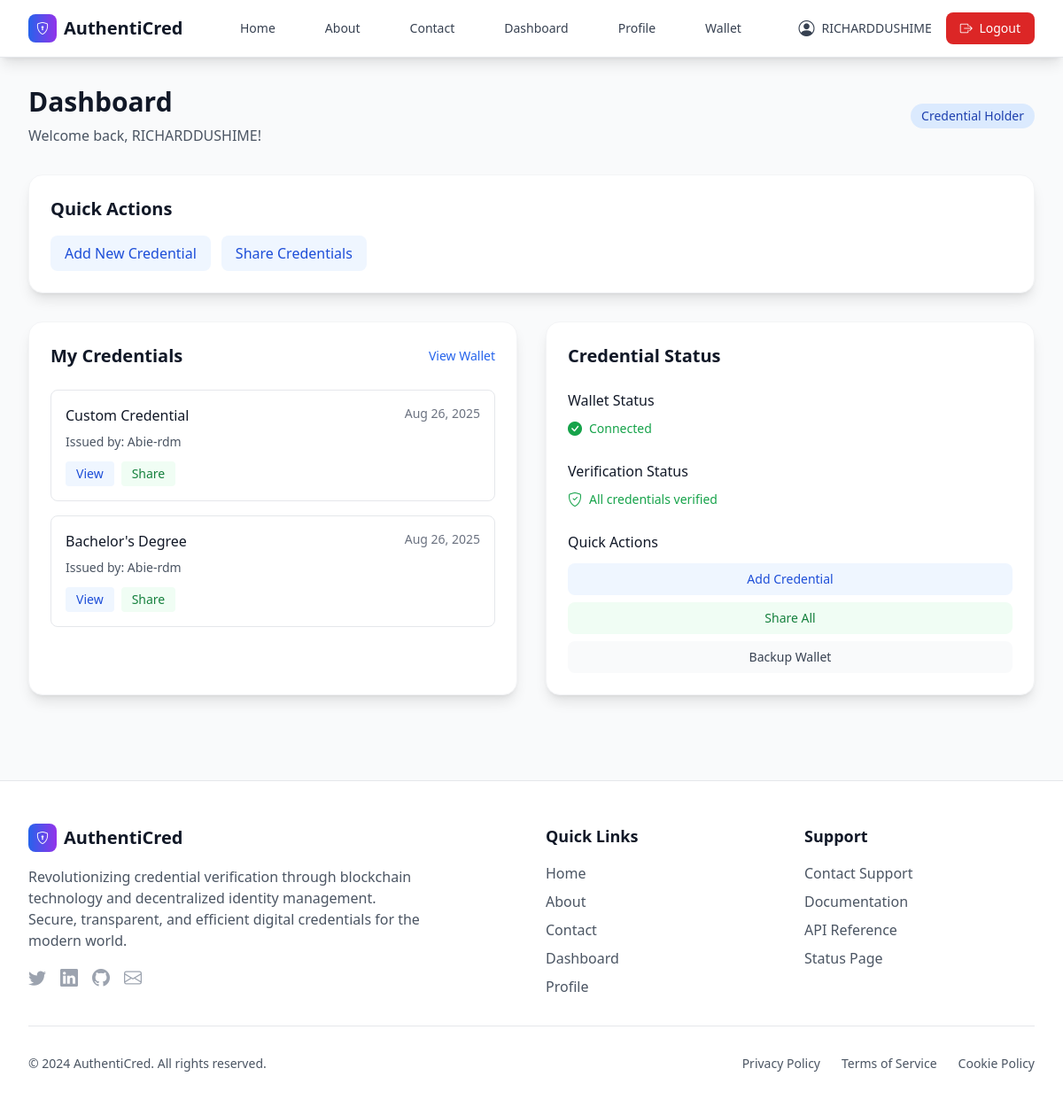
Screenshot of /dashboard/ (signed in) with the database file from the repository.
### users/models.py (models this page shows, shortened)
class User(AbstractUser):
    id = models.UUIDField(primary_key=True, default=uuid.uuid4, editable=False)
    user_type = models.CharField(max_length=20, choices=USER_TYPE_CHOICES)
    did = models.CharField(max_length=255, unique=True, null=True, blank=True)
    public_key = models.TextField(null=True, blank=True)
    created_at = models.DateTimeField(default=timezone.now)
    updated_at = models.DateTimeField(auto_now=True)
    groups = models.ManyToManyField(
        Group,
        verbose_name='groups',
        blank=True,
        help_text='The groups this user belongs to.',
        related_name="custom_user_set",
        related_query_name="user",
    )
    user_permissions = models.ManyToManyField(
        Permission,
        verbose_name='user permissions',
        blank=True,
        help_text='Specific permissions for this user.',
        related_name="custom_user_set",
        related_query_name="user",
    )
    def is_issuer(self):
        return self.user_type == 'INSTITUTION'
    def get_trust_status(self):
        if self.user_type == 'INSTITUTION':
            try:
                profile = self.institution_profile
                return profile.is_trusted
            except InstitutionProfile.DoesNotExist:
                pass
        return False
    def is_holder(self):
        return self.user_type == 'STUDENT'
    def is_verifier(self):
        return self.user_type == 'EMPLOYER'

### credentials/models.py (models this page shows, shortened)
class Credential(models.Model):
    STATUS_CHOICES = (
        ('DRAFT', 'Draft'),
        ('ISSUED', 'Issued'),
        ('REVOKED', 'Revoked'),
        ('EXPIRED', 'Expired'),
    )
    id = models.UUIDField(primary_key=True, default=uuid.uuid4, editable=False)
    vc_json = models.JSONField()
    issuer = models.ForeignKey('users.User', on_delete=models.CASCADE, related_name='issued_credentials')
    holder = models.ForeignKey('users.User', on_delete=models.CASCADE, related_name='credentials')
    schema = models.ForeignKey(CredentialSchema, on_delete=models.SET_NULL, null=True, blank=True)
    title = models.CharField(max_length=255)
    description = models.TextField(blank=True, null=True)
    credential_type = models.CharField(max_length=100)
    status = models.CharField(max_length=20, choices=STATUS_CHOICES, default='DRAFT')
    created_at = models.DateTimeField(default=timezone.now)
    issued_at = models.DateTimeField(null=True, blank=True)
    expiration_date = models.DateField(null=True, blank=True)
    revocation_reason = models.TextField(blank=True, null=True)
    vc_hash = models.CharField(max_length=64, unique=True, null=True, blank=True, help_text="SHA256 hash of the credential JSON")

### users/views.py (the view)
# urls.py: path('dashboard/', views.dashboard_view, name='dashboard'),
@login_required
def dashboard_view(request):
    user = request.user
    context = {'user': user}
    context['is_trusted'] = user.get_trust_status()
    if user.is_issuer():
        context['issued_credentials'] = user.issued_credentials.all()[:5]
        context['pending_actions'] = [
            {'title': 'Issue New Credential', 'url': reverse('issue_credential')},
        ]
    elif user.is_holder():
        context['my_credentials'] = user.credentials.all()[:5]
        context['pending_actions'] = [
            {'title': 'Add New Credential', 'url': '#'},
            {'title': 'Share Credentials', 'url': '#'},
        ]
    elif user.is_verifier():
        context['recent_verifications'] = []
        context['pending_actions'] = [
            {'title': 'Verify Credentials', 'url': reverse('verify_credential')},
        ]
    return render(request, 'users/dashboard.html', context)

### users/templates/users/dashboard.html (shortened to what this page needs)
{% extends 'users/base.html' %}
{% block content %}
<div class="max-w-7xl mx-auto">
    <div class="flex flex-col sm:flex-row justify-between items-start sm:items-center mb-8">
        <div>
            <h1 class="text-3xl font-bold text-gray-900 mb-2">Dashboard</h1>
            <p class="text-gray-600">Welcome back, {{ user.username }}!</p>
        </div>
        <div class="flex flex-wrap gap-2 mt-4 sm:mt-0">
            <span class="bg-blue-100 text-blue-800 px-3 py-1 rounded-full text-sm font-medium">
                {{ user.get_user_type_display }}
            </span>
        </div>
    </div>
    {% if pending_actions %}
    <div class="bg-white rounded-2xl shadow-lg p-6 mb-8 border border-gray-100">
        <h2 class="text-xl font-semibold text-gray-900 mb-4">Quick Actions</h2>
        <div class="flex flex-wrap gap-3">
            {% for action in pending_actions %}
            <a href="{{ action.url }}" class="bg-blue-50 hover:bg-blue-100 text-blue-700 px-4 py-2 rounded-lg font-medium transition-colors duration-200">
                {{ action.title }}
            </a>
            {% endfor %}
        </div>
    </div>
    {% endif %}
    <div class="grid lg:grid-cols-2 gap-8">
        {% if user.is_holder %}
        <div class="bg-white rounded-2xl shadow-lg p-6 border border-gray-100 card-hover">
            <div class="flex items-center justify-between mb-6">
                <h2 class="text-xl font-semibold text-gray-900">My Credentials</h2>
                <a href="{% url 'wallet_home' %}" class="text-blue-600 hover:text-blue-700 text-sm font-medium">
                    View Wallet
                </a>
            </div>
            {% if my_credentials %}
            <div class="space-y-4">
                {% for cred in my_credentials %}
                <div class="border border-gray-200 rounded-lg p-4 hover:bg-gray-50 transition-colors">
                    <div class="flex justify-between items-start mb-2">
                        <h3 class="font-medium text-gray-900">{{ cred.credential_type }}</h3>
                        <span class="text-sm text-gray-500">{{ cred.issued_at|date:"M d, Y" }}</span>
                    </div>
                    <p class="text-sm text-gray-600 mb-3">Issued by: {{ cred.issuer.username }}</p>
                    <div class="flex gap-2">
                        <a href="{% url 'credential_detail' cred.id %}" class="bg-blue-50 hover:bg-blue-100 text-blue-700 px-3 py-1 rounded text-sm font-medium transition-colors">
                            View
                        </a>
                        <a href="{% url 'share_credential' cred.id %}" class="bg-green-50 hover:bg-green-100 text-green-700 px-3 py-1 rounded text-sm font-medium transition-colors">
                            Share
                        </a>
                    </div>
                </div>
                {% endfor %}
            </div>
            {% endif %}
        </div>
        <div class="bg-white rounded-2xl shadow-lg p-6 border border-gray-100 card-hover">
            <h2 class="text-xl font-semibold text-gray-900 mb-6">Credential Status</h2>
            <div class="space-y-6">
                <div>
                    <h3 class="font-medium text-gray-900 mb-2">Wallet Status</h3>
                    <div class="flex items-center text-green-600">
                        <i class="bi bi-check-circle-fill mr-2"></i>
                        <span class="text-sm">Connected</span>
                    </div>
                </div>
                <div>
                    <h3 class="font-medium text-gray-900 mb-2">Verification Status</h3>
                    <div class="flex items-center text-green-600">
                        <i class="bi bi-shield-check mr-2"></i>
                        <span class="text-sm">All credentials verified</span>
                    </div>
                </div>
                <div>
                    <h3 class="font-medium text-gray-900 mb-3">Quick Actions</h3>
                    <div class="space-y-2">
                        <a href="{% url 'add_credential' %}" class="block w-full bg-blue-50 hover:bg-blue-100 text-blue-700 px-3 py-2 rounded-lg text-sm font-medium transition-colors text-center">
                            Add Credential
                        </a>
                        <a href="{% url 'share_all_credentials' %}" class="block w-full bg-green-50 hover:bg-green-100 text-green-700 px-3 py-2 rounded-lg text-sm font-medium transition-colors text-center">
                            Share All
                        </a>
                        <a href="{% url 'backup_wallet' %}" class="block w-full bg-gray-50 hover:bg-gray-100 text-gray-700 px-3 py-2 rounded-lg text-sm font-medium transition-colors text-center">
                            Backup Wallet
                        </a>
                    </div>
                </div>
            </div>
        </div>
        {% endif %}
    </div>
</div>
{% endblock %}

### users/templates/users/components/navbar.html (shortened to what this page needs)
<nav class="bg-white shadow-lg border-b border-gray-200">
    <div class="max-w-7xl mx-auto px-4 sm:px-6 lg:px-8">
        <div class="flex justify-between h-16">
            <div class="flex items-center">
                <a href="{% url 'home' %}" class="flex items-center space-x-2 text-xl font-bold text-gray-900">
                    <div class="w-8 h-8 bg-gradient-to-r from-blue-600 to-purple-600 rounded-lg flex items-center justify-center">
                        <i class="bi bi-shield-lock text-white text-sm"></i>
                    </div>
                    <span>AuthentiCred</span>
                </a>
            </div>
            <div class="hidden md:flex items-center space-x-8">
                <a href="{% url 'home' %}" class="text-gray-700 hover:text-blue-600 px-3 py-2 rounded-md text-sm font-medium transition-colors">
                    Home
                </a>
                <a href="{% url 'about' %}" class="text-gray-700 hover:text-blue-600 px-3 py-2 rounded-md text-sm font-medium transition-colors">
                    About
                </a>
                <a href="{% url 'contact' %}" class="text-gray-700 hover:text-blue-600 px-3 py-2 rounded-md text-sm font-medium transition-colors">
                    Contact
                </a>
                {% if user.is_authenticated %}
                <a href="{% url 'dashboard' %}" class="text-gray-700 hover:text-blue-600 px-3 py-2 rounded-md text-sm font-medium transition-colors">
                    Dashboard
                </a>
                <a href="{% url 'profile' %}" class="text-gray-700 hover:text-blue-600 px-3 py-2 rounded-md text-sm font-medium transition-colors">
                    Profile
                </a>
                {% if user.is_holder %}
                <a href="{% url 'wallet_home' %}" class="text-gray-700 hover:text-blue-600 px-3 py-2 rounded-md text-sm font-medium transition-colors">
                    Wallet
                </a>
                {% endif %}
                {% endif %}
            </div>
            <div class="flex items-center space-x-4">
                {% if user.is_authenticated %}
                <div class="flex items-center space-x-2 text-sm text-gray-700">
                    <i class="bi bi-person-circle text-lg"></i>
                    <span>{{ user.username }}</span>
                </div>
                <a href="{% url 'logout' %}" class="bg-red-600 hover:bg-red-700 text-white px-4 py-2 rounded-lg text-sm font-medium transition-colors">
                    <i class="bi bi-box-arrow-right mr-1"></i> Logout
                </a>
                {% endif %}
            </div>
        </div>
    </div>
</nav>

### users/templates/users/base.html (style rules this page uses)
.card-hover { transition: all 0.3s ease; }

### rows the page displays
User: username "RICHARDDUSHIME", user_type "Credential Holder"
Credential: credential_type "Custom Credential", issued_at "Aug 26, 2025", issuer.username "Abie-rdm"
Credential: credential_type "Bachelor's Degree", issued_at "Aug 26, 2025", issuer.username "Abie-rdm"

### other values shown
{{ action.title }} "Add New Credential" "Share Credentials"
